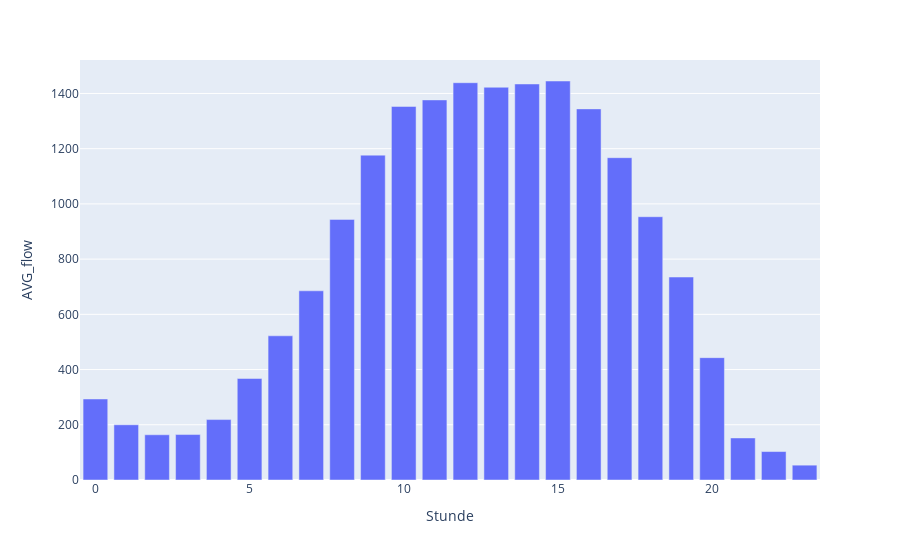

Write notebook code for a chart like this one.
### Code cell
data = df_sun
fig = px.bar(data, x='Stunde', y='AVG_flow')
fig.show()

### Figure 1 — Plotly figure (JSON) as saved in the notebook; plotly's stock layout.template omitted (floating-point values rounded to 4 significant figures)
{"data": [{"alignmentgroup": "True", "hovertemplate": "Stunde=%{x}<br>AVG_flow=%{y}<extra></extra>", "legendgroup": "", "marker": {"color": "#636efa", "pattern": {"shape": ""}}, "name": "", "offsetgroup": "", "orientation": "v", "showlegend": false, "textposition": "auto", "type": "bar", "x": [0, 1, 2, 3, 4, 5, 6, 7, 8, 9, 10, 11, 12, 13, 14, 15, 16, 17, 18, 19, 20, 21, 22, 23], "xaxis": "x", "y": [293.4, 200, 163.8, 164.6, 218.9, 367.8, 522.2, 685.3, 943.9, 1177.0, 1353.0, 1377.0, 1439.0, 1423.0, 1434.0, 1445.0, 1344.0, 1167.0, 953.5, 735.2, 443.1, 152.3, 103.0, 53.75], "yaxis": "y"}], "layout": {"autosize": true, "barmode": "relative", "legend": {"tracegroupgap": 0}, "margin": {"t": 60}, "xaxis": {"anchor": "y", "autorange": true, "domain": [0, 1], "range": [-0.5, 23.5], "title": {"text": "Stunde"}, "type": "linear"}, "yaxis": {"anchor": "x", "autorange": true, "domain": [0, 1], "range": [0, 1521.0], "title": {"text": "AVG_flow"}, "type": "linear"}}}
